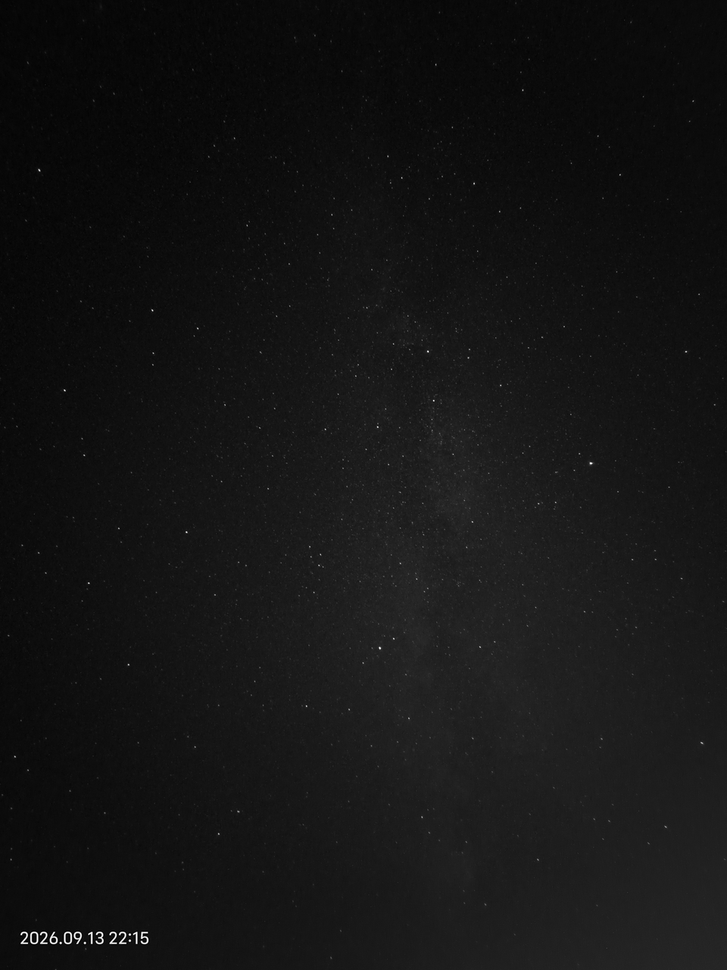
#> input picture backend/vision/_solve_debug/input.png, 727 x 970 px, shrunk from 960 x 1280 before the run
$ python -i star_detector.py   (imports and definitions only)
#> lines starting #> are read from the running program, lines starting #| are printed output that depends on the picture; after the words box and inside, x2 and y2 are one past the last pixel; in counts of white or black regions, pixels touching at a corner belong together
"""
星点检测模块 —— OpenCV 从夜空照片中提取亮点
"""
import cv2
import numpy as np
from typing import List, Dict


def detect_stars(
    image_path: str,
    max_stars: int = 60,
    min_area: int = 3,
    blur_ksize: int = 5,
) -> List[Dict]:
    """
    检测夜空照片中的星点

    Returns:
        按亮度降序排列的星点列表
        [{ x, y, brightness, area, radius }, ...]
    """
#> called with image_path = '_solve_debug/input.png', max_stars = 60, min_area = 3, blur_ksize = 5
    img = cv2.imread(image_path)
#> img is the input picture: shape (970, 727, 3); min 0, max 255, mean 20.2
    if img is None:
        raise ValueError(f"无法读取图片: {image_path}")

    gray = cv2.cvtColor(img, cv2.COLOR_BGR2GRAY)

    # ---- 去噪 ----
    blurred = cv2.GaussianBlur(gray, (blur_ksize, blur_ksize), 0)

    # ---- Otsu 自适应阈值（对明暗不均的夜空照片效果好） ----
    _, thresh = cv2.threshold(
        blurred, 0, 255, cv2.THRESH_BINARY + cv2.THRESH_OTSU
    )
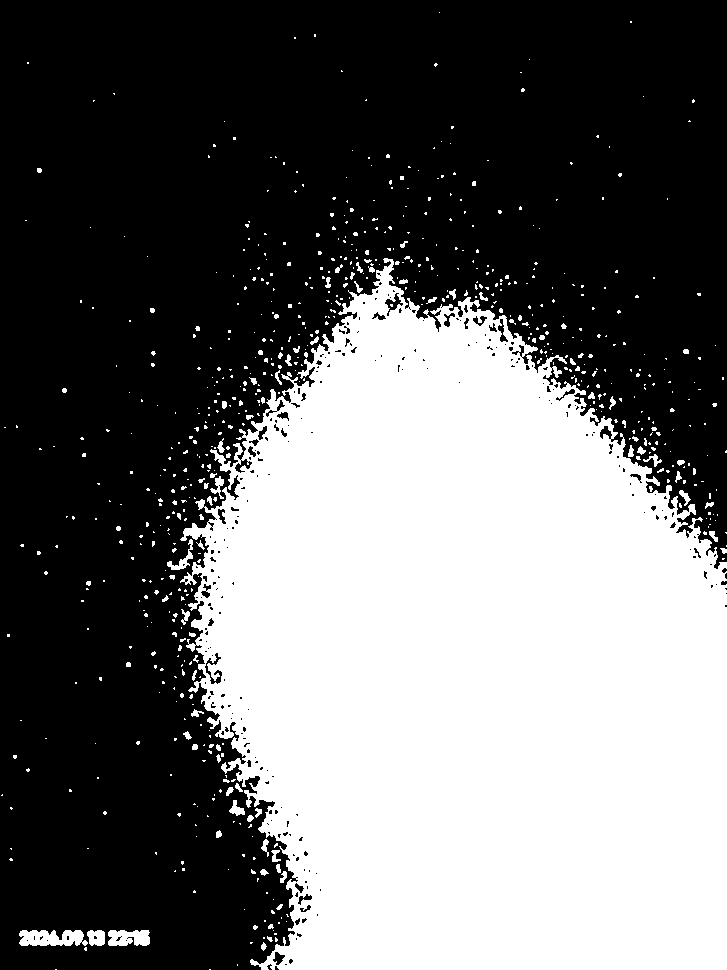
#> thresh: shape (970, 727); 41.8% white; 713 white regions (624 under 20 px), largest, box (x1, y1, x2, y2) and area: (180, 258, 727, 970) 285976, (19, 930, 88, 946) 864, (108, 930, 150, 946) 567

    # ---- 形态学开运算：去掉孤立噪点 ----
    kernel = cv2.getStructuringElement(cv2.MORPH_ELLIPSE, (2, 2))
    thresh = cv2.morphologyEx(thresh, cv2.MORPH_OPEN, kernel)
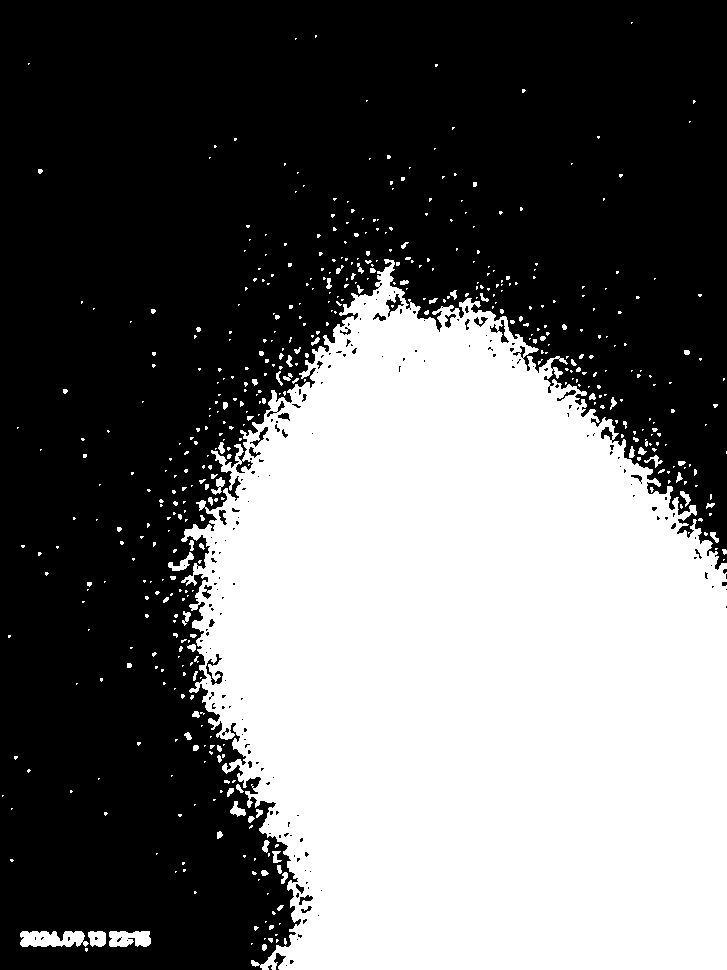
#> thresh: shape (970, 727); 41.6% white; 517 white regions (431 under 20 px)

    # ---- 连通区域检测 ----
    contours, _ = cv2.findContours(
        thresh, cv2.RETR_EXTERNAL, cv2.CHAIN_APPROX_SIMPLE
    )
#> contours = 515 contours, 468 with area under 20; largest, box (x1, y1, x2, y2) and area: (181, 259, 727, 970) 285713, (20, 931, 89, 947) 796, (109, 931, 151, 947) 514, (88, 931, 106, 947) 215, (168, 552, 194, 571) 146

    stars: List[Dict] = []
    for cnt in contours:
        area = cv2.contourArea(cnt)
        if area < min_area:
            continue

        M = cv2.moments(cnt)
        if M["m00"] == 0:
            continue
        cx = int(M["m10"] / M["m00"])
        cy = int(M["m01"] / M["m00"])

        # 区域平均亮度
        mask = np.zeros_like(gray)
        cv2.drawContours(mask, [cnt], -1, 255, -1)
        brightness = float(cv2.mean(gray, mask=mask)[0])

        stars.append({
            "x": cx,
            "y": cy,
            "brightness": brightness,
            "area": float(area),
            "radius": float(np.sqrt(area / np.pi)),
        })
#> this loop made 515 passes
#> (area, cx, cy, brightness) on passes 2, 9, 10: (20.5, 263, 946, 23.79), (514.5, 129, 938, 74.93), (215, 97, 938, 75.79)
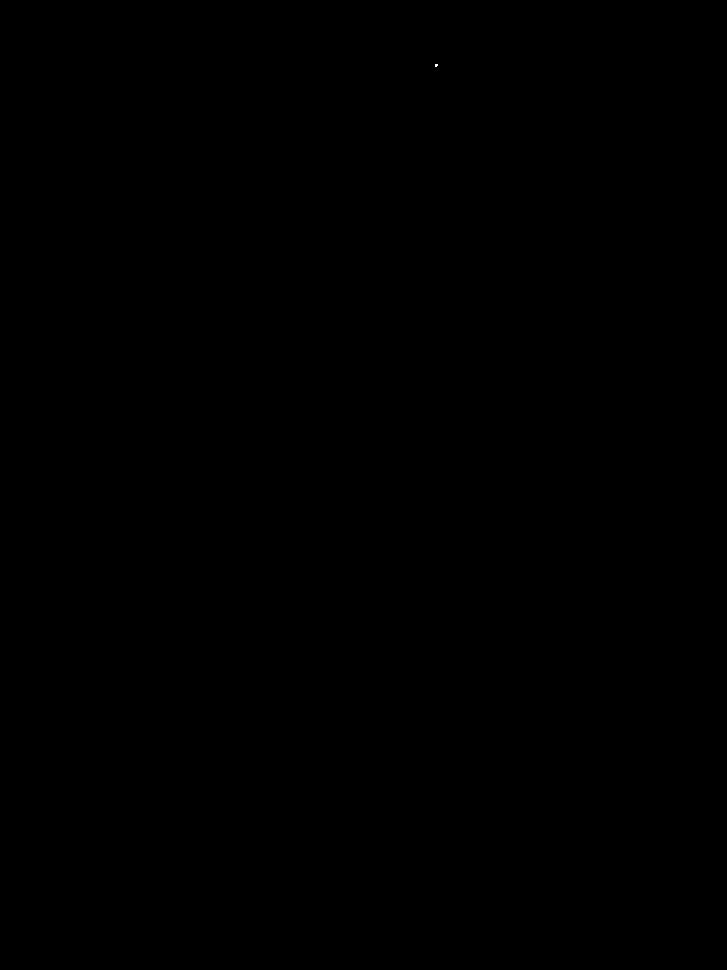
#> mask: shape (970, 727); 0% white in thin lines or dots, all inside (x1, y1, x2, y2) = (435, 64, 438, 67)
#> after the loop, stars = 320 items

    stars.sort(key=lambda s: s["brightness"], reverse=True)
    return stars[:max_stars]

>>> result = detect_stars('_solve_debug/input.png')
#> result = 60 items
